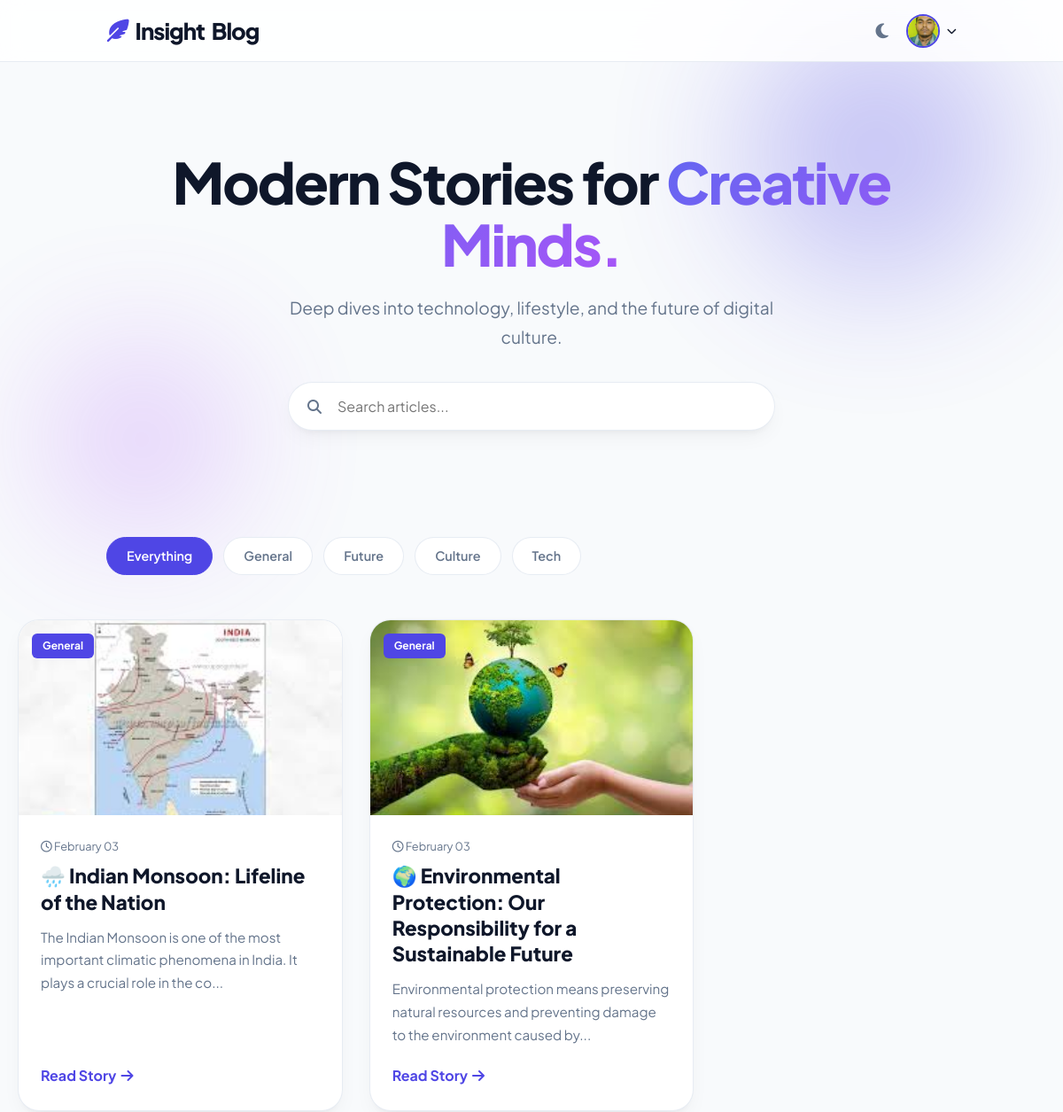
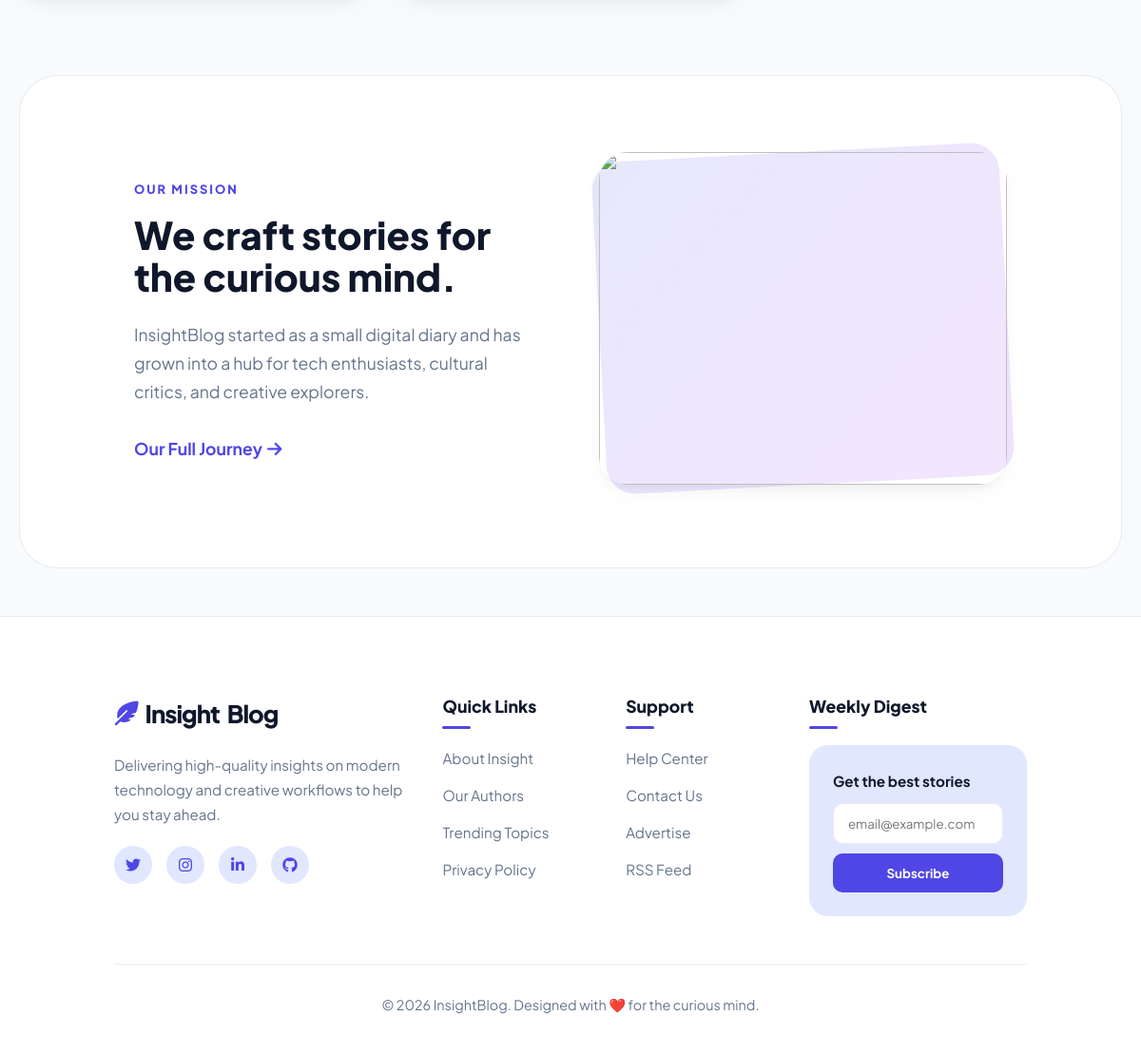
Screenshot of /?category=General (signed in) with the database file from the repository (2 pictures, top to bottom).
### app.py (models this page shows)
class User(UserMixin, db.Model):
    id = db.Column(db.Integer, primary_key=True)
    username = db.Column(db.String(100), unique=True, nullable=False)
    password = db.Column(db.String(100), nullable=False)
    email = db.Column(db.String(120), unique=True, nullable=True)
    mobile = db.Column(db.String(20), nullable=True)
    profile_pic = db.Column(db.String(100), nullable=False, default='default.jpg')
    language = db.Column(db.String(50), default='English')
    date_joined = db.Column(db.DateTime, default=lambda: datetime.now(timezone.utc))

class Post(db.Model):
    id = db.Column(db.Integer, primary_key=True)
    title = db.Column(db.String(200), nullable=False)
    content = db.Column(db.Text, nullable=False)
    category = db.Column(db.String(50), nullable=False, default='General')
    image_file = db.Column(db.String(100), nullable=True)
    date = db.Column(db.DateTime, default=lambda: datetime.now(timezone.utc))
    likes = db.Column(db.Integer, default=0)
    dislikes = db.Column(db.Integer, default=0)
    comments = db.relationship('Comment', backref='post', lazy=True, cascade="all, delete-orphan")

### app.py (the view)
@app.route("/")
def index():
    cat = request.args.get('category')
    if cat:
        posts = Post.query.filter_by(category=cat).order_by(Post.date.desc()).all()
    else:
        posts = Post.query.order_by(Post.date.desc()).all()
    return render_template("index.html", posts=posts)

### app.py (called while the page is built)
@login_manager.user_loader
def load_user(user_id):
    return db.session.get(User, int(user_id))

@app.context_processor
def inject_categories():
    categories = db.session.query(Post.category).distinct().all()
    category_list = [c[0] for c in categories]
    return dict(all_categories=category_list)

### templates/index.html (shortened to what this page needs)
<!DOCTYPE html>
<html lang="en">
<head>
    <link rel="stylesheet" href="https://cdnjs.cloudflare.com/ajax/libs/font-awesome/6.4.0/css/all.min.css">
    <link href="https://unpkg.com/aos@2.3.1/dist/aos.css" rel="stylesheet">
</head>
<body data-theme="light">
    <nav class="navbar">
        <a href="/" class="logo"><i class="fas fa-feather-pointed"></i> Insight<span>Blog</span></a>
        <div class="nav-right">
            <div class="theme-toggle" onclick="toggleTheme()"><i class="fas fa-moon" id="theme-icon"></i></div>
            {% if current_user.is_authenticated %}
                <div class="profile-dropdown" style="position: relative;">
                    <div onclick="toggleUserDropdown()" style="display: flex; align-items: center; cursor: pointer; gap: 8px;">
                        <img src="{{ url_for('static', filename='profile_pics/' + current_user.profile_pic) }}" style="width: 38px; height: 38px; border-radius: 50%; border: 2px solid var(--primary); object-fit: cover;">
                        <i class="fas fa-chevron-down" style="font-size: 0.7rem;"></i>
                    </div>
                </div>
            {% endif %}
        </div>
    </nav>
    <header class="hero">
        <div class="shape shape-1"></div>
        <div class="shape shape-2"></div>
        <h1 data-aos="fade-up">Modern Stories for <span>Creative Minds.</span></h1>
        <p data-aos="fade-up" data-aos-delay="100">Deep dives into technology, lifestyle, and the future of digital culture.</p>
        <div class="search-container" data-aos="fade-up" data-aos-delay="200">
            <i class="fas fa-search"></i>
            <input type="text" id="mainSearch" placeholder="Search articles...">
        </div>
    </header>
    <div class="categories-nav">
        <a href="/" class="cat-pill active">Everything</a>
        {% for cat in all_categories %}
            <a href="{{ url_for('index', category=cat) }}" class="cat-pill">{{ cat }}</a>
        {% endfor %}
    </div>
    <main class="container">
        {% if posts %}
            {% for post in posts %}
            <article class="post-card" data-aos="fade-up">
                <div class="post-image">
                    <span class="tag">{{ post.category }}</span>
                    <img src="{{ url_for('static', filename='post_pics/' + (post.image_file or 'default.jpg')) }}">
                </div>
                <div class="post-inner">
                    <span style="font-size: 0.8rem; color: var(--secondary); margin-bottom: 8px;"><i class="far fa-clock"></i> {{ post.date.strftime('%B %d') }}</span>
                    <h2>{{ post.title }}</h2>
                    <p style="color: var(--secondary); font-size: 0.95rem; margin-bottom: 20px;">{{ post.content[:110] | striptags }}...</p>
                    <a href="{{ url_for('post', id=post.id) }}" class="read-link">Read Story <i class="fas fa-arrow-right"></i></a>
                </div>
            </article>
            {% endfor %}
        {% else %}
            <div style="grid-column: 1/-1; text-align: center; padding: 50px;">
                <h2>No articles found.</h2>
            </div>
        {% endif %}
    </main>
    <section class="about-preview" data-aos="fade-up">
        <div class="about-grid">
            <div>
                <h4 style="color: var(--primary); font-weight: 800; text-transform: uppercase; letter-spacing: 2px; font-size: 0.8rem; margin-bottom: 15px;">Our Mission</h4>
                <h2 style="font-size: 2.5rem; line-height: 1.1; margin-bottom: 25px; font-weight: 800;">We craft stories for the <span>curious mind.</span></h2>
                <p style="color: var(--secondary); font-size: 1.1rem; margin-bottom: 30px;">InsightBlog started as a small digital diary and has grown into a hub for tech enthusiasts, cultural critics, and creative explorers.</p>
                <a href="#" class="read-link" style="font-size: 1.1rem;">Our Full Journey <i class="fas fa-arrow-right"></i></a>
            </div>
            <div style="position: relative;">
                <img src="https://images.unsplash.com/photo-1499750310107-5fef28a66643?auto=format&fit=crop&q=80&w=800"
                     style="width: 100%; height: 350px; object-fit: cover; border-radius: 30px; position: relative; z-index: 2; box-shadow: var(--card-shadow);">
            </div>
        </div>
    </section>
    <footer class="footer">
        <div class="footer-grid">
            <div class="footer-col">
                <a href="/" class="logo" style="margin-bottom: 20px;"><i class="fas fa-feather-pointed"></i> Insight<span>Blog</span></a>
                <p>Delivering high-quality insights on modern technology and creative workflows to help you stay ahead.</p>
                <div class="social-links">
                    <a href="#"><i class="fab fa-twitter"></i></a>
                    <a href="#"><i class="fab fa-instagram"></i></a>
                    <a href="#"><i class="fab fa-linkedin-in"></i></a>
                    <a href="#"><i class="fab fa-github"></i></a>
                </div>
            </div>
            <div class="footer-col">
                <h4>Quick Links</h4>
                <ul>
                    <li><a href="#">About Insight</a></li>
                    <li><a href="#">Our Authors</a></li>
                    <li><a href="#">Trending Topics</a></li>
                    <li><a href="#">Privacy Policy</a></li>
                </ul>
            </div>
            <div class="footer-col">
                <h4>Support</h4>
                <ul>
                    <li><a href="#">Help Center</a></li>
                    <li><a href="#">Contact Us</a></li>
                    <li><a href="#">Advertise</a></li>
                    <li><a href="#">RSS Feed</a></li>
                </ul>
            </div>
            <div class="footer-col">
                <h4>Weekly Digest</h4>
                <div class="newsletter-footer">
                    <p style="color: var(--dark); font-weight: 700; margin-bottom: 10px;">Get the best stories</p>
                    <input type="email" placeholder="email@example.com">
                    <button>Subscribe</button>
                </div>
            </div>
        </div>
        <div class="footer-bottom">
            <p>&copy; 2026 InsightBlog. Designed with ❤️ for the curious mind.</p>
        </div>
    </footer>
</body>
</html>

### rows the page displays
User: profile_pic (picture)
Post: category "Future"
Post: category "Culture"
Post: category "Tech"
Post: category "General", image_file (picture), date "February 03", title "🌧️ Indian Monsoon: Lifeline of the Nation", content "The Indian Monsoon is one of the most important climatic phenomena in India. It plays a crucial role in the co"
Post: category "General", image_file (picture), date "February 03", title "🌍 Environmental Protection: Our Responsibility for a Sustainable Future", content "Environmental protection means preserving natural resources and preventing damage to the environment caused by"

### other values shown
{{ cat }} "General"
